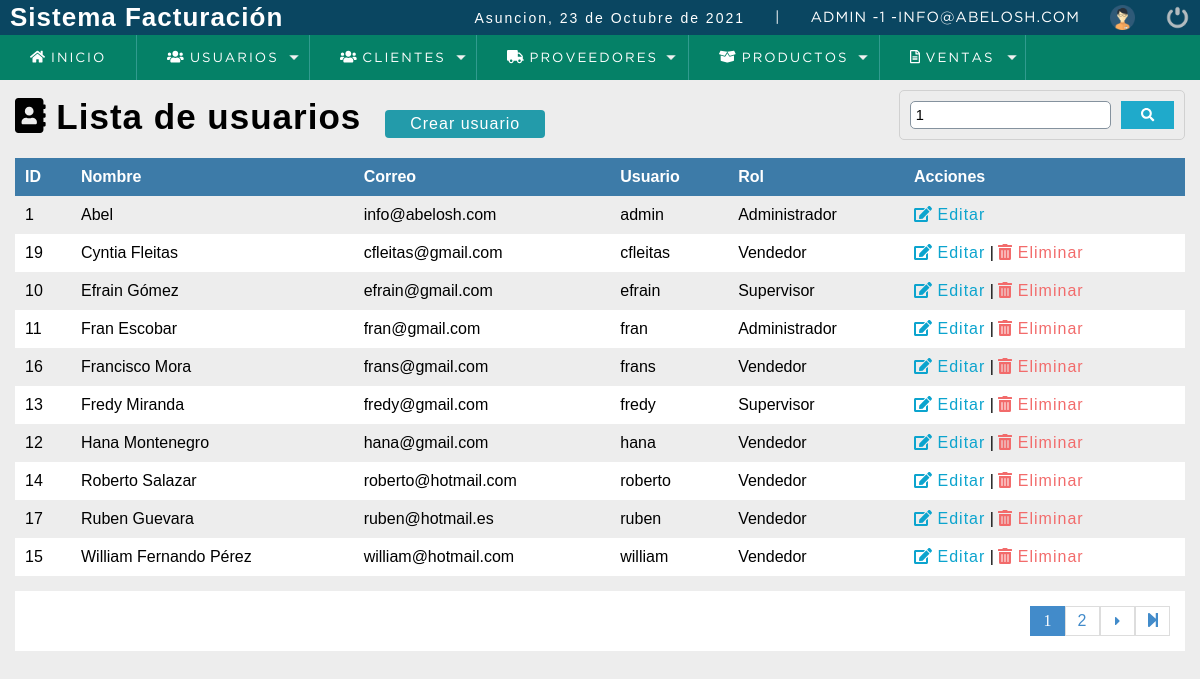
The app's page /sistema/buscar_usuario.php?busqueda=1 (signed in) with its own data.
### tables this page shows
CREATE TABLE `usuario` (
  `idusuario` int(11) NOT NULL,
  `nombre` varchar(50) DEFAULT NULL,
  `correo` varchar(100) DEFAULT NULL,
  `usuario` varchar(15) DEFAULT NULL,
  `clave` varchar(100) DEFAULT NULL,
  `rol` int(11) DEFAULT NULL,
  `estatus` int(11) NOT NULL DEFAULT 1
);

CREATE TABLE `rol` (
  `idrol` int(11) NOT NULL,
  `rol` varchar(20) DEFAULT NULL
);

### sistema/buscar_usuario.php (the view, shortened to what this page needs)
<?php
	include "../conexion.php";
 ?>
<!DOCTYPE html>
<html lang="en">
<head>
	<?php include "includes/scripts.php";?>
</head>
<body>
	<?php include "includes/header.php"; ?>
	<section id="container">
		<?php
			$busqueda = strtolower($_REQUEST['busqueda']);
		 ?>
		<h1> <i class="fas fa-address-book"></i> Lista de usuarios</h1>
		<a href="registro_usuario.php" class="btn_new">Crear usuario</a>
		<form action="buscar_usuario.php" method="get" class="form_search">
			<input type="text" name="busqueda" id="busqueda" placeholder="Buscar" value="<?php echo $busqueda; ?>">
		<button type="submit" class="btn_search"><i class="fas fa-search"></i></button>
		</form>
		<table>
			<tr>
				<th>ID</th>
				<th>Nombre</th>
				<th>Correo</th>
				<th>Usuario</th>
				<th>Rol</th>
				<th>Acciones</th>
			</tr>
			<?php
				$rol = '';
				$sql_registe = mysqli_query($conection,"SELECT COUNT(*) AS total_registro FROM usuario
																	  WHERE (idusuario LIKE '%$busqueda%' OR
																	  		 nombre LIKE '%$busqueda%' OR
																	  		 correo LIKE '%$busqueda%' OR
																	  		 usuario LIKE '%$busqueda%'
																	  		 $rol )
																	  AND estatus = 1 ");
				$result_register = mysqli_fetch_array($sql_registe);
				$total_registro = $result_register['total_registro'];
				$por_pagina = 10;
				if(empty($_GET['pagina']))
				{
					$pagina = 1;
				}else{
					$pagina = $_GET['pagina'];
				}
				$desde = ($pagina-1) * $por_pagina;
				$total_paginas = ceil($total_registro / $por_pagina);
				$query = mysqli_query($conection, "SELECT u.idusuario, u.nombre, u.correo, u.usuario, r.rol FROM usuario u INNER JOIN rol r ON u.rol = r.idrol WHERE (u.idusuario LIKE '%$busqueda%' OR
									  		 u.nombre LIKE '%$busqueda%' OR
									  		 u.correo LIKE '%$busqueda%' OR
									  		 u.usuario LIKE '%$busqueda%' OR
									  		 r.rol  LIKE '%$busqueda%' )
									AND
									estatus = 1 ORDER BY u.nombre ASC LIMIT $desde,$por_pagina
					");
				$result = mysqli_num_rows($query);
				if($result > 0){
					while ($data = mysqli_fetch_array($query)) {
				?>
					<tr>
						<td><?php echo $data['idusuario']; ?></td>
						<td><?php echo $data['nombre']; ?></td>
						<td><?php echo $data['correo']; ?></td>
						<td><?php echo $data['usuario']; ?></td>
						<td><?php echo $data['rol']; ?></td>
						<td>
							<a class="link_edit" href="editar_usuario.php?id=<?php echo $data['idusuario']; ?>"><i class="fas fa-edit"></i> Editar</a>
							<?php if($data["idusuario"] != 1) { ?>
							|
							<a class="link_delete" href="eliminar_confirmar_usuario.php?id=<?php echo $data['idusuario']; ?>"><i class="fas fa-trash-alt"></i> Eliminar</a>
						<?php } ?>
						</td>
					</tr>
				<?php
					}
				}
			 ?>
		</table>
		<?php
			if($total_registro != 0)
			{
		 ?>
		<div class="paginador">
			<ul>
				<?php
				for ($i=1; $i <=  $total_paginas; $i++) {
					if ($i == $pagina) {
						echo '<li class ="pageSelected">'.$i.'</li>';
					}else{
					echo '<li><a href="?pagina='.$i.'&busqueda='.$busqueda.'">'.$i.'</a></li>';
					}
				}
				if ($pagina != $total_paginas)
				{
				 ?>
				<li><a href="?pagina=<?php echo $pagina + 1; ?>"><i class="fas fa-caret-right fa-sm"></i></a></li>
				<li><a href="?pagina=<?php echo $total_paginas; ?>"><i class="fas fa-step-forward "></i></a></li>
				<?php
					}
				 ?>
			</ul>
		</div>
		<?php } ?>
	</section>
	<?php include "includes/footer.php"; ?>
</body>
</html>

### sistema/css/style.css (style rules this page uses)
* { margin: 0; padding: 0; box-sizing: border-box; }
body { background: #ededed; }
h1, h2, h3, h4, h5, h6 { font-family: 'arial'; font-weight: bold; letter-spacing: 1px; }
h1 { font-size: 26px; }
a { text-decoration: none; font-family: arial; letter-spacing: 1px; }
#container { padding: 90px 15px 15px; }
form { background: #FFF; margin: auto; padding: 20px 50px; border: 1px solid #d1d1d1; }
input,select { display: block; width: 100%; font-size: 11pt; padding: 5px; border: 1px solid #85929e; border-radius: 5px; }
#container h1 { font-size: 35px; display: inline-block; color: #000000; }
.btn_new { display: inline-block; background: #239baa; color: #FFF; padding: 5px 25px; border-radius: 4px; margin: 20px; }
table { border-collapse: collapse; font-size: 12pt; font-family: 'arial'; width: 100%; color: #000000; }
table th { text-align: left; padding: 10px; background: #3d7ba8; color: #FFF; }
table tr:nth-child(odd) { background: #FFF; }
table td { padding: 10px; }
.link_edit { color:#0ca4ce; }
.link_delete { color: #f26b6b; }
.paginador ul { padding: 15px; list-style: none; background: #FFF; margin-top: 15px; display: -webkit-flex; display: -moz-flex; display: -ms-flex; display: -o-flex; display: flex; justify-content: flex-end; }
.paginador a, .pageSelected { color: #428bca; border: 1px solid #ddd; padding: 5px; display: inline-block; text-align: center; width: 35px; }
.pageSelected { color: #FFF; background: #428bca; border: 1px solid #428bca; }
.form_search { display: -webkit-flex; display: -moz-flex; display: -ms-flex; display: -o-flex; display: flex; float: right; background: initial; padding: 10px; border-radius: 5px; }
.form_search .btn_search { background: #1faacB; color: #FFF; padding: 0 20px; border: 0; cursor: pointer; margin-left: 10px; }

### records on screen
usuario: idusuario "1", nombre "Abel", correo "info@abelosh.com", usuario "admin", rol.rol "Administrador"
usuario: idusuario "19", nombre "Cyntia Fleitas", correo "cfleitas@gmail.com", usuario "cfleitas", rol.rol "Vendedor"
usuario: idusuario "10", nombre "Efrain Gómez", correo "efrain@gmail.com", usuario "efrain", rol.rol "Supervisor"
usuario: idusuario "11", nombre "Fran Escobar", correo "fran@gmail.com", usuario "fran", rol.rol "Administrador"
usuario: idusuario "16", nombre "Francisco Mora", correo "frans@gmail.com", usuario "frans", rol.rol "Vendedor"
usuario: idusuario "13", nombre "Fredy Miranda", correo "fredy@gmail.com", usuario "fredy", rol.rol "Supervisor"
usuario: idusuario "12", nombre "Hana Montenegro", correo "hana@gmail.com", usuario "hana", rol.rol "Vendedor"
usuario: idusuario "14", nombre "Roberto Salazar", correo "roberto@hotmail.com", usuario "roberto", rol.rol "Vendedor"
usuario: idusuario "17", nombre "Ruben Guevara", correo "ruben@hotmail.es", usuario "ruben", rol.rol "Vendedor"
usuario: idusuario "15", nombre "William Fernando Pérez", correo "william@hotmail.com", usuario "william", rol.rol "Vendedor"

### other values on screen
fechaC() "23 de Octubre de 2021"
$_SESSION['user'] "ADMIN"
$_SESSION['rol'] "1"
$_SESSION['email'] "INFO@ABELOSH.COM"
